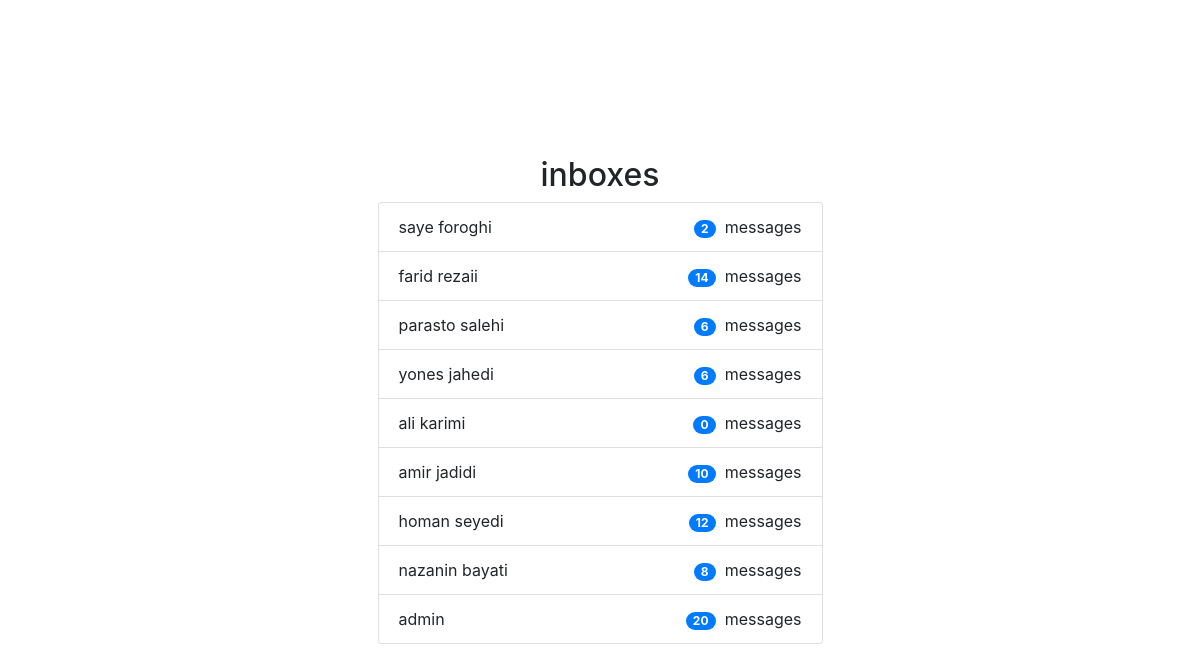
The app's page /chatroom/inboxes with its own data.
### chat/models.py (models this page shows)
class Users(models.Model):
    first_name = models.CharField(max_length=100)
    last_name = models.CharField(max_length=10)
    birthday = models.DateField(null=True)
    recieved_messages = models.IntegerField(null=True)
    def __str__(self):
        return self.first_name + ' ' + self.last_name

### chat/views.py (the view)
# urls.py: path('inboxes', views.inboxes, name="inboxes")
def inboxes(request):
    users_list = Users.objects.all()
    for u in users_list:
        u.recieved_messages = 0
        for c in u.conversations_set.all():
            u.recieved_messages += len(Messages.objects.filter(Q(conversation_id = c)).filter(~Q(sender_id=u)))
    return render(
                  request,
                  "inboxes.html",{
                    "users_list":users_list,
                  }
                  )

### chat/templates/inboxes.html (shortened to what this page needs)
<html>
    <head>
        <link rel="stylesheet" href="https://stackpath.bootstrapcdn.com/bootstrap/4.3.1/css/bootstrap.min.css">
    </head>
    <body>
      <div class="container">
        <div class="h-100 row  align-items-center justify-content-center">
            <div class="col-lg-5">
              <h2 style="text-align: center;">inboxes</h2>
      <ul class="list-group">
        {% for u in users_list %}
        <li class="list-group-item d-flex justify-content-between align-items-center">
          {{u}}&nbsp
         <div><span class="badge badge-primary badge-pill">{{u.recieved_messages}}</span>&nbsp
          messages</div>
        {% endfor %}
        </li>
        </li>
      </ul>
    </div>
  </div>
  </div>
    </body>
</html>

### records on screen
Users: first_name+last_name "saye foroghi", recieved_messages "2"
Users: first_name+last_name "farid rezaii", recieved_messages "14"
Users: first_name+last_name "parasto salehi", recieved_messages "6"
Users: first_name+last_name "yones jahedi", recieved_messages "6"
Users: first_name+last_name "ali karimi", recieved_messages "0"
Users: first_name+last_name "amir jadidi", recieved_messages "10"
Users: first_name+last_name "homan seyedi", recieved_messages "12"
Users: first_name+last_name "nazanin bayati", recieved_messages "8"
Users: first_name+last_name "admin", recieved_messages "20"
